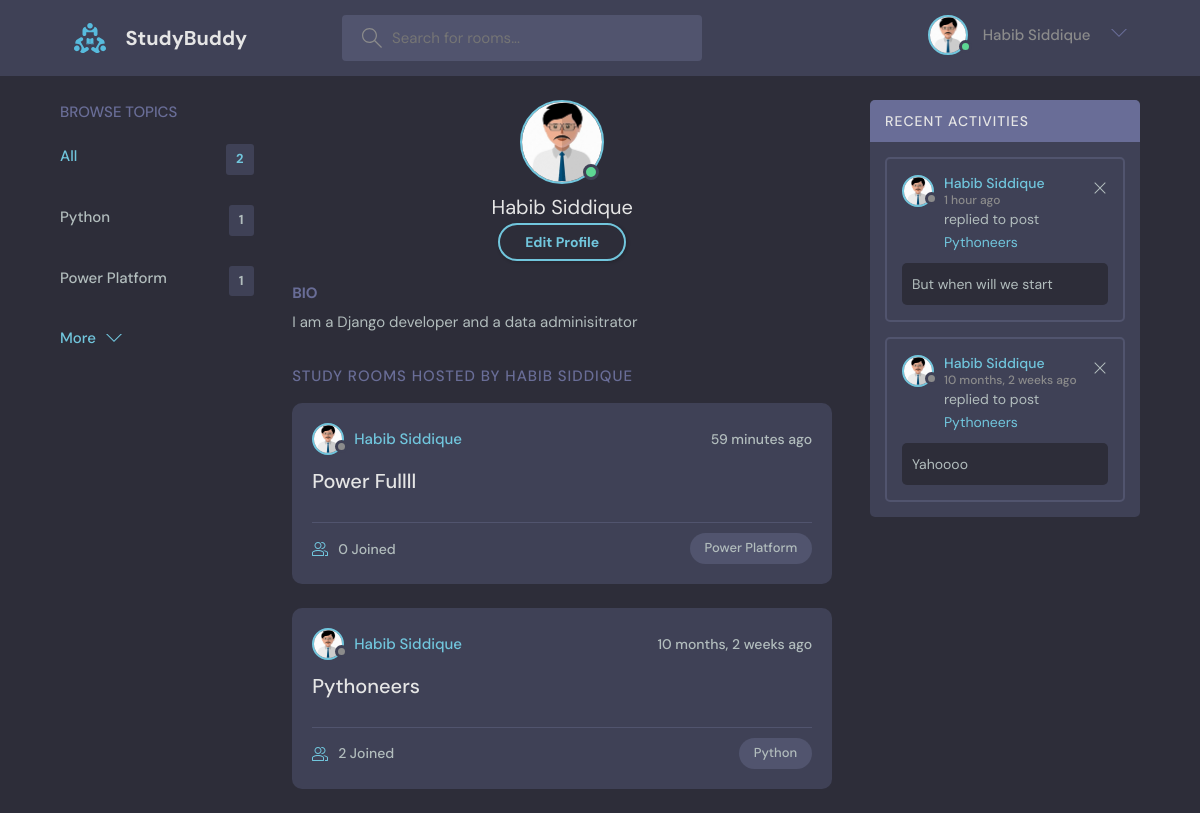
The page /profile/1/ (signed in) on the database its author committed.
### base/models.py (models this page shows, shortened)
class User(AbstractUser):
    name= models.CharField(max_length= 200, null=True)
    email= models.EmailField(unique= True)
    bio= models.TextField(null= True)
    avatar= models.ImageField(null=True, default= "avatar.svg")
    USERNAME_FIELD='email'
    REQUIRED_FIELDS=[]

class Topics(models.Model):
    name= models.CharField(max_length=200)

class Room(models.Model):
    host= models.ForeignKey(User, on_delete=models.SET_NULL, null=True)
    topic= models.ForeignKey(Topics, on_delete=models.SET_NULL, null=True)
    name= models.CharField(max_length=200)
    description=models.TextField(null=True, blank=True)  ## It can be blank. It is same like we do in our accounts where we create our profiles and left few things blank by having a thought that we will fill that out later
    participants= models.ManyToManyField(User,related_name='participants', blank=True)
    updated= models.DateTimeField(auto_now=True)   ## Time will be updated each time we save the model
    created= models.DateTimeField(auto_now_add=True) ## Time will be saved the very first time it was saved
    class Meta:
        ordering= ['-updated', '-created']
    def __str__(self):
        return self.name

class Message(models.Model):
    user= models.ForeignKey(User ,on_delete=models.CASCADE)
    room= models.ForeignKey(Room ,on_delete=models.CASCADE)
    body= models.TextField()
    updated= models.DateTimeField(auto_now=True)   ## Time will be updated each time we save the model
    created= models.DateTimeField(auto_now_add=True)
    class Meta:
        ordering= ['-created']

### base/views.py (the view)
# urls.py: path('profile/<str:pk>/', views.userProfile, name='profile'),
def userProfile(request,pk):
    user= User.objects.get(id=pk)
    rooms= user.room_set.all()
    room_messages= user.message_set.all()
    topics= Topics.objects.all()
    context={'user':user, 'rooms':rooms, 'room_messages': room_messages, 'topics': topics}
    return render(request, 'base/profile.html', context)

### base/templates/base/profile.html (shortened to what this page needs)
{% extends 'main.html' %}
{% block content %}
  <main class="profile-page layout layout--3">
    <div class="container">
      {% include 'base/topic_component.html'%}
      <div class="roomList">
        <div class="profile">
          <div class="profile__avatar">
            <div class="avatar avatar--large active">
              <img src="{{request.user.avatar.url}}" />
            </div>
          </div>
          <div class="profile__info">
            <h3>{{user.name}}</h3>
            {% if request.user == user %}
            <a href="{% url 'update-user' %}" class="btn btn--main btn--pill">Edit Profile</a>
            {% endif %}
          </div>
          <div class="profile__about">
            <h3>Bio</h3>
            <p>
              {{user.bio}}
            </p>
          </div>
        </div>
        <div class="roomList__header">
          <div>
            <h2>Study Rooms Hosted by {{user.name}}</a>
            </h2>
          </div>
        </div>
        {% include 'base/feed_component.html'%}
      </div>
      {% include 'base/activity_component.html'%}
    </div>
  </main>
{% endblock content %}

### templates/navbar.html (shortened to what this page needs)
{% load static %}
<header class="header header--loggedIn">
      <div class="container">
        <a href="{% url 'home' %}" class="header__logo">
          <img src="{% static 'images/logo.svg' %}" />
          <h1>StudyBuddy</h1>
        </a>
        <form class="header__search" method = "GET" action="{% url 'home' %}">
          <label>
            <input name= "q" placeholder="Search for rooms..." />
          </label>
        </form>
        <nav class="header__menu">
        {% if request.user.is_authenticated %}
          <div class="header__user">
            <a href="{% url 'profile' user.id%}">
              <div class="avatar avatar--medium active">
                <img src="{{request.user.avatar.url}}" />
              </div>
              <p>{{request.user.name}} </p>
            </a>
            <button class="dropdown-button">
              <svg version="1.1" xmlns="http://www.w3.org/2000/svg" width="32" height="32" viewBox="0 0 32 32">
                <title>chevron-down</title>
                <path d="M16 21l-13-13h-3l16 16 16-16h-3l-13 13z"></path>
              </svg>
            </button>
          </div>
          {% else %}
          <a href="{% url 'login' %}">
            <img src="{% static 'images/avatar.svg' %}" />
            <p>Login</p>
          </a>
          {% endif %}
        </nav>
      </div>
    </header>

### base/templates/base/topic_component.html
<div class="topics">
    <div class="topics__header">
    <h2>Browse Topics</h2>
    </div>
    <ul class="topics__list">
        <li>
            <a href="{% url 'home' %}" class="active">All <span>{{topics.count}}</span></a>
        </li>
        {% for topic in topics %}
        <li>
            <a href="{% url 'home'%}?q={{topic.name}}">{{topic.name}}<span>{{topic.room_set.all.count}}</span></a>
        </li>
        {% endfor %}
    </ul>
    <a class="btn btn--link" href="{% url 'topics' %}">
    More
    <svg version="1.1" xmlns="http://www.w3.org/2000/svg" width="32" height="32" viewBox="0 0 32 32">
        <title>chevron-down</title>
        <path d="M16 21l-13-13h-3l16 16 16-16h-3l-13 13z"></path>
    </svg>
    </a>
</div>

### base/templates/base/feed_component.html (shortened to what this page needs)
{% for room in rooms %}
<div class="roomListRoom">
    <div class="roomListRoom__header">
        <a href="{% url 'profile' room.host.id %}" class="roomListRoom__author">
        <div class="avatar avatar--small">
            <img src="{{room.host.avatar.url}}" />
        </div>
        <span>{{room.host.name}}</span>
        </a>
        <div class="roomListRoom__actions">
        <span>{{room.created|timesince}} ago</span>
        </div>
    </div>
    <div class="roomListRoom__content">
        <a href="{% url 'room' room.id %}">{{room.name}}</a>
    </div>
    <div class="roomListRoom__meta">
        <a href="{% url 'room' room.id %}" class="roomListRoom__joined">
        {{room.participants.all.count}} Joined
        </a>
        <p class="roomListRoom__topic"> {{room.topic.name}}</p>
    </div>
</div>
{% endfor %}

### base/templates/base/activity_component.html
<div class="activities">
    <div class="activities__header">
        <h2>Recent Activities</h2>
    </div>
    {% for message in room_messages %}
        <div class="activities__box">
            <div class="activities__boxHeader roomListRoom__header">
            <a href="{% url 'profile' message.user.id %}" class="roomListRoom__author">
            <div class="avatar avatar--small">
                <img src="{{message.user.avatar.url}}" />
            </div>
            <p>
                {{message.user.name}}
                <span> {{message.created|timesince}} ago</span>
            </p>
            </a>
            {% if request.user == message.user %}
            <div class="roomListRoom__actions">
            <a href="{% url 'delete-message' message.id %}">
                <svg version="1.1" xmlns="http://www.w3.org/2000/svg" width="32" height="32" viewBox="0 0 32 32">
                <title>remove</title>
                <path
                    d="M27.314 6.019l-1.333-1.333-9.98 9.981-9.981-9.981-1.333 1.333 9.981 9.981-9.981 9.98 1.333 1.333 9.981-9.98 9.98 9.98 1.333-1.333-9.98-9.98 9.98-9.981z"
                ></path>
                </svg>
            </a>
            </div>
            {% endif %}
        </div>
        <div class="activities__boxContent">
            <p>replied to post <a href="{% url 'room' message.room.id %}">{{message.room}}</a></p>
            <div class="activities__boxRoomContent">
            {{message.body}}
            </div>
        </div>
    </div>
{% endfor %}
</div>

### rows shown on the page
User: user.avatar (picture), user.name "Habib Siddique", name "Habib Siddique", bio "I am a Django developer and a data adminisitrator", name "HABIB SIDDIQUE"
Topics: name "Python", room_set.all.count "1"
Topics: name "Power Platform", room_set.all.count "1"
Room: host.avatar (picture), host.name "Habib Siddique", created "59 minutes", name "Power Fullll", participants.all.count "0", topic.name "Power Platform"
Room: host.avatar (picture), host.name "Habib Siddique", created "10 months, 2 weeks", name "Pythoneers", participants.all.count "2", topic.name "Python"
Message: user.avatar (picture), user.name "Habib Siddique", created "1 hour", room "Pythoneers", body "But when will we start"
Message: user.avatar (picture), user.name "Habib Siddique", created "10 months, 2 weeks", room "Pythoneers", body "Yahoooo"

### other values the page prints
{{ topics.count }} "2"
